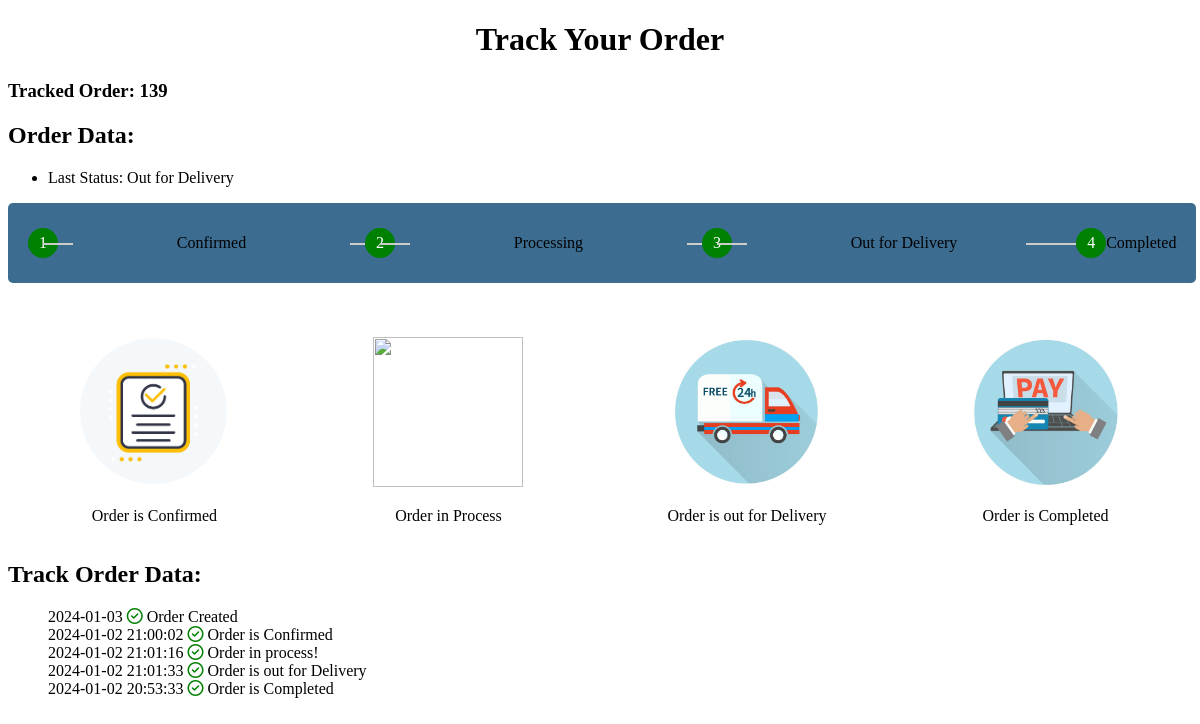
/Function/TrackOrder.php?OrderID=139, run on the app's committed database.
### tables this page shows
CREATE TABLE `trackorder` (
  `OrderID` int(11) DEFAULT NULL,
  `ConfirmedDate` timestamp NULL DEFAULT NULL,
  `ProcessingDate` timestamp NULL DEFAULT NULL,
  `ReadyToPickUpDate` timestamp NULL DEFAULT NULL,
  `OutForDeliveryDate` timestamp NULL DEFAULT NULL,
  `CompleteOrderDate` timestamp NULL DEFAULT NULL
);

### Function/TrackOrder.php (the view, shortened to what this page needs)
<?php
include '../Connection/init.php';
$orderId = null;
$orderData = null;
$trackData = null;
if (isset($_GET['OrderID'])) {
    $orderId = $_GET['OrderID'];
    $orderStmt = $db->prepare("SELECT * FROM `order data` WHERE OrderID = :orderId");
    $orderStmt->bindParam(':orderId', $orderId);
    $orderStmt->execute();
    $orderData = $orderStmt->fetch();
    $trackStmt = $db->prepare("SELECT * FROM `trackorder` WHERE OrderID = :orderId");
    $trackStmt->bindParam(':orderId', $orderId);
    $trackStmt->execute();
    $trackData = $trackStmt->fetch();
}
?>
<!DOCTYPE html>
<html>
<head>
    <link rel="stylesheet" href="../css/all.min.css" />
    <link rel="stylesheet" href="../css/TrackOrder.css">
</head>
<body>
    <h1>Track Your Order</h1>
    <?php if ($orderId !== null) { ?>
        <h3>Tracked Order: <?php echo $orderId; ?></h3>
    <?php } ?>
    <h2>Order Data:</h2>
    <?php if ($orderData !== null) { ?>
        <ul>
            <li>Last Status: <?php echo $orderData['Status']; ?></li>
        </ul>
    <?php } ?>
    <div class="progress-bar">
    <div class="step <?php echo ($trackData['ConfirmedDate'] !== null) ? 'active' : ''; ?>">
    <div class="bullet <?php echo ($trackData['ConfirmedDate'] !== null) ? 'green' : ''; ?>">1</div>
</div>
    <p>Confirmed</p>
    <div class="step <?php echo ($trackData['ProcessingDate'] !== null) ? 'active' : ''; ?>">
    <div class="bullet <?php echo ($trackData['ProcessingDate'] !== null) ? 'green' : ''; ?>">2</div>
</div>
    <p>Processing</p>
    <div class="step <?php echo ($trackData['ReadyToPickUpDate'] !== null || $trackData['OutForDeliveryDate'] !== null) ? 'active' : ''; ?>">
        <div class="bullet <?php echo ($trackData['ReadyToPickUpDate'] !== null  || $trackData['OutForDeliveryDate'] !== null) ? 'green' : ''; ?>">3</div>
    </div>
    <?php if ($trackData['ReadyToPickUpDate'] !== null) {
       echo '<p> Ready to Pick up </p>';
    } else if ($trackData['OutForDeliveryDate'] !== null){
       echo '<p> Out for Delivery </p>';
    }
    ?>
    <div class="step <?php echo ($trackData['CompleteOrderDate'] !== null) ? 'active' : ''; ?>">
    <div class="bullet <?php echo ($trackData['CompleteOrderDate'] !== null) ? 'green' : ''; ?>">4</div>
        <p>Completed</p>
    </div>
</div>
<br> <br> <br>
<div class="center" style="margin: 0 auto;">
    <div class="image-wrapper">
        <img src="../images/Compliance_icon_on_white.jpg" alt="" height="150" width="150">
        <p>Order is Confirmed</p>
    </div>
    <div class="image-wrapper">
        <img src="../images/Order.gif" alt="" height="150" width="150">
        <p>Order in Process</p>
    </div>
    <?php if ($trackData['ReadyToPickUpDate'] !== null) { ?>
        <div class="image-wrapper">
            <img src="../images/2457279.jpg" alt="" height="150" width="150">
            <p>Order is Ready to pickup</p>
        </div>
    <?php } else if ($trackData['OutForDeliveryDate'] !== null) { ?>
        <div class="image-wrapper">
            <img src="../images/49461.jpg" alt="" height="150" width="150">
            <p>Order is out for Delivery</p>
        </div>
    <?php } ?>
    <div class="image-wrapper">
        <img src="../images/4946.jpg" alt="" height="150" width="150">
        <p>Order is Completed</p>
    </div>
</div>
    <h2>Track Order Data:</h2>
    <?php if ($trackData !== null) { ?>
    <ul style="list-style-type: none;">
        <li>
            <?php if ($orderData['OrderDate'] !== null) { ?>
                <?php echo $orderData['OrderDate']; ?> <i class="far fa-check-circle fa-circle-check" style="color: green;"></i>
            <?php } else { ?>
                <i class="far fa-clock fa-clock" style="color: orange;"></i>
            <?php } ?>
            Order Created
        </li>
        <li>
            <?php if ($trackData['ConfirmedDate'] !== null) { ?>
                <?php echo $trackData['ConfirmedDate']; ?> <i class="far fa-check-circle fa-circle-check" style="color: green;"></i>
            <?php } else { ?>
                <i class="far fa-clock fa-clock" style="color: orange;"></i>
            <?php } ?>
            Order is Confirmed
        </li>
        <li>
        <?php if ($trackData['ProcessingDate'] !== null) { ?>
                <?php echo $trackData['ProcessingDate']; ?> <i class="far fa-check-circle fa-circle-check" style="color: green;"></i>
            <?php } else { ?>
                <i class="far fa-clock fa-clock" style="color: orange;"></i>
            <?php } ?>
        Order in process!
        </li>
        <?php if ($trackData['ReadyToPickUpDate'] !== null) { ?>
            <li><?php echo $trackData['ReadyToPickUpDate']; ?> <i class="far fa-check-circle fa-circle-check" style="color: green;"></i> Order is Ready to pickup</li>
        <?php } else if ($trackData['OutForDeliveryDate'] !== null) { ?>
            <li><?php echo $trackData['OutForDeliveryDate']; ?> <i class="far fa-check-circle fa-circle-check" style="color: green;"></i> Order is out for Delivery</li>
        <?php } ?>
        <li>
        <?php if ($trackData['CompleteOrderDate'] !== null) { ?>
                <?php echo $trackData['CompleteOrderDate']; ?> <i class="far fa-check-circle fa-circle-check" style="color: green;"></i>
            <?php } else { ?>
                <i class="far fa-clock fa-clock" style="color: orange;"></i>
            <?php } ?>
             Order is Completed
        </li>
    </ul>
<?php } ?>
</body>
</html>

### css/TrackOrder.css (style rules this page uses)
h1 { text-align: center; }
.progress-bar { display: flex; justify-content: space-between; align-items: center; padding: 20px; background-color: #f7f7f7; border-radius: 5px; }
.step { display: flex; justify-content: center; align-items: center; position: relative; }
.bullet { display: inline-block; width: 30px; height: 30px; border-radius: 50%; background-color: #ccc; color: #fff; text-align: center; line-height: 30px; }
.step.active .bullet { background-color: green; }
.bullet.green { color: white; background-color: green; }
.step:not(:last-child) .bullet:after { content: ""; position: absolute; top: 50%; right: -50%; width: 100%; height: 2px; background-color: #ccc; }
.step:not(:first-child) .bullet:before { content: ""; position: absolute; top: 50%; left: -50%; width: 50%; height: 2px; background-color: #ccc; }
.progress-bar { background-color: rgb(60, 109, 145); }
.progress-bar { width: 100%; height: 40px; background-color: rgb(60, 109, 145); animation: fill 2s forwards; }

### Function/TrackOrder.php (style rules this page uses)
.center { text-align: center; }
.image-wrapper { display: inline-block; text-align: center; margin: 0px 70px; }

### data on the page
order data: Status "Out for Delivery", OrderDate "2024-01-03"
trackorder: ConfirmedDate "2024-01-02 21:00:02", ProcessingDate "2024-01-02 21:01:16", OutForDeliveryDate "2024-01-02 21:01:33", CompleteOrderDate "2024-01-02 20:53:33"

### other printed values
$orderId "139"
